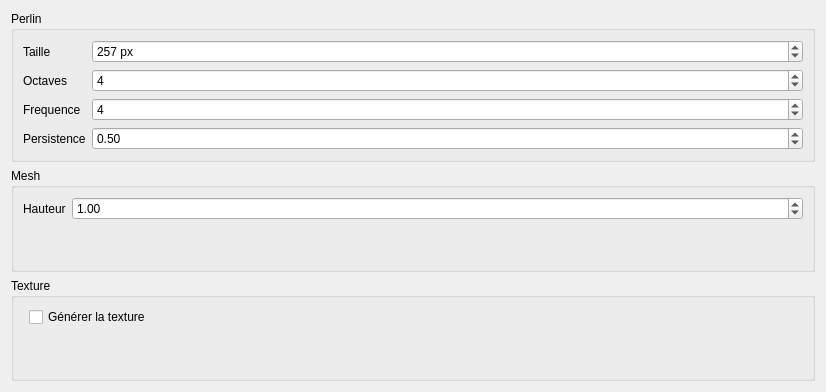
<?xml version="1.0" encoding="UTF-8"?>
<ui version="4.0">
 <class>PanelTerrain</class>
 <widget class="QWidget" name="PanelTerrain">
  <property name="geometry">
   <rect>
    <x>0</x>
    <y>0</y>
    <width>826</width>
    <height>392</height>
   </rect>
  </property>
  <property name="sizePolicy">
   <sizepolicy hsizetype="Preferred" vsizetype="Minimum">
    <horstretch>0</horstretch>
    <verstretch>0</verstretch>
   </sizepolicy>
  </property>
  <property name="windowTitle">
   <string>Form</string>
  </property>
  <layout class="QVBoxLayout" name="verticalLayout">
   <item>
    <widget class="QGroupBox" name="groupBox">
     <property name="title">
      <string>Perlin</string>
     </property>
     <layout class="QFormLayout" name="formLayout_2">
      <item row="0" column="0">
       <widget class="QLabel" name="label">
        <property name="text">
         <string>Taille</string>
        </property>
       </widget>
      </item>
      <item row="0" column="1">
       <widget class="QSpinBox" name="size_field">
        <property name="suffix">
         <string> px</string>
        </property>
        <property name="minimum">
         <number>1</number>
        </property>
        <property name="maximum">
         <number>2049</number>
        </property>
        <property name="value">
         <number>257</number>
        </property>
       </widget>
      </item>
      <item row="1" column="0">
       <widget class="QLabel" name="label_2">
        <property name="text">
         <string>Octaves</string>
        </property>
       </widget>
      </item>
      <item row="1" column="1">
       <widget class="QSpinBox" name="octaves_field">
        <property name="minimum">
         <number>1</number>
        </property>
        <property name="maximum">
         <number>20</number>
        </property>
        <property name="value">
         <number>4</number>
        </property>
       </widget>
      </item>
      <item row="2" column="0">
       <widget class="QLabel" name="label_4">
        <property name="text">
         <string>Frequence</string>
        </property>
       </widget>
      </item>
      <item row="2" column="1">
       <widget class="QSpinBox" name="frequency_field">
        <property name="minimum">
         <number>2</number>
        </property>
        <property name="maximum">
         <number>100</number>
        </property>
        <property name="value">
         <number>4</number>
        </property>
       </widget>
      </item>
      <item row="3" column="0">
       <widget class="QLabel" name="label_3">
        <property name="text">
         <string>Persistence</string>
        </property>
       </widget>
      </item>
      <item row="3" column="1">
       <widget class="QDoubleSpinBox" name="persistence_field">
        <property name="maximum">
         <double>1.000000000000000</double>
        </property>
        <property name="singleStep">
         <double>0.100000000000000</double>
        </property>
        <property name="value">
         <double>0.500000000000000</double>
        </property>
       </widget>
      </item>
     </layout>
    </widget>
   </item>
   <item>
    <widget class="QGroupBox" name="groupBox_2">
     <property name="title">
      <string>Mesh</string>
     </property>
     <layout class="QFormLayout" name="formLayout_3">
      <item row="0" column="0">
       <widget class="QLabel" name="label_5">
        <property name="text">
         <string>Hauteur</string>
        </property>
       </widget>
      </item>
      <item row="0" column="1">
       <widget class="QDoubleSpinBox" name="doubleSpinBox">
        <property name="minimum">
         <double>0.100000000000000</double>
        </property>
        <property name="maximum">
         <double>50.000000000000000</double>
        </property>
        <property name="singleStep">
         <double>0.100000000000000</double>
        </property>
        <property name="value">
         <double>1.000000000000000</double>
        </property>
       </widget>
      </item>
     </layout>
    </widget>
   </item>
   <item>
    <widget class="QGroupBox" name="groupBox_3">
     <property name="title">
      <string>Texture</string>
     </property>
     <layout class="QFormLayout" name="formLayout_4">
      <item row="0" column="1">
       <widget class="QCheckBox" name="textureCheckBox">
        <property name="text">
         <string>Générer la texture</string>
        </property>
       </widget>
      </item>
     </layout>
    </widget>
   </item>
  </layout>
 </widget>
 <resources/>
 <connections/>
</ui>
